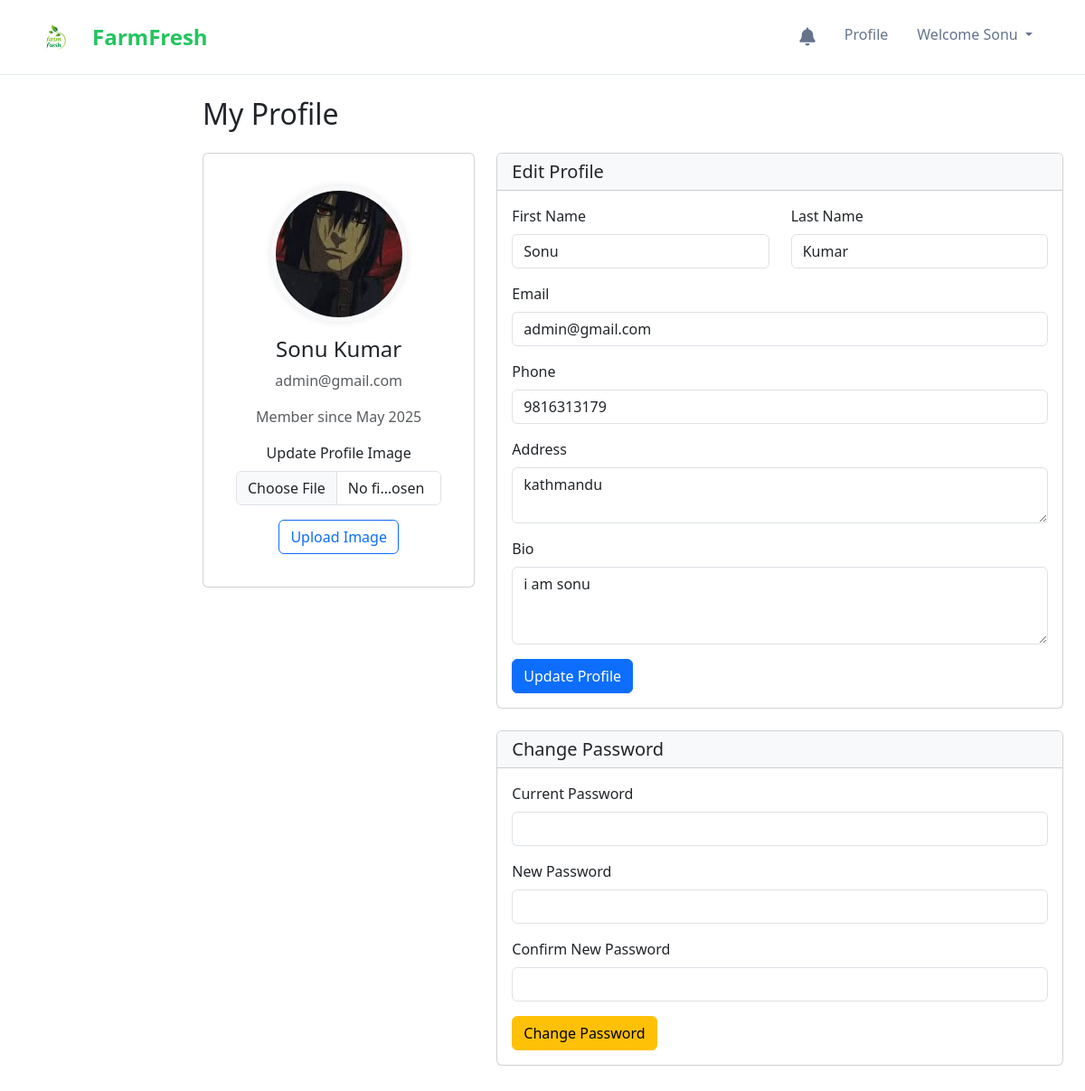
/admin/profile.php (signed in), run on the app's committed database.
### tables this page shows
CREATE TABLE `users` (
  `user_id` int(11) NOT NULL,
  `username` varchar(100) DEFAULT NULL,
  `email` varchar(100) DEFAULT NULL,
  `password` varchar(100) DEFAULT NULL,
  `first_name` varchar(100) DEFAULT NULL,
  `last_name` varchar(100) DEFAULT NULL,
  `phone` varchar(20) DEFAULT NULL,
  `address` varchar(255) DEFAULT NULL,
  `city` varchar(100) DEFAULT NULL,
  `state` varchar(100) DEFAULT NULL,
  `zipcode` varchar(20) DEFAULT NULL,
  `role` enum('farmer','consumer','admin') NOT NULL,
  `created_at` datetime DEFAULT current_timestamp(),
  `updated_at` datetime DEFAULT current_timestamp() ON UPDATE current_timestamp(),
  `profile_image` varchar(255) DEFAULT NULL,
  `is_active` tinyint(1) DEFAULT 1,
  `bio` text DEFAULT NULL
);

### admin/profile.php (the view, shortened to what this page needs)
<?php
include '../config/db.php';
$farmer_id = $_SESSION['user_id'];
$profile_query = "SELECT * FROM users WHERE user_id = $farmer_id";
$profile_result = mysqli_query($dbconn, $profile_query);
$profile = mysqli_fetch_assoc($profile_result);
?>
<!DOCTYPE html>
<html lang="en">
<head>
    <link href="https://cdn.jsdelivr.net/npm/bootstrap@5.3.3/dist/css/bootstrap.min.css" rel="stylesheet">
    <link rel="stylesheet" href="https://cdnjs.cloudflare.com/ajax/libs/font-awesome/6.0.0/css/all.min.css">
    <link rel="stylesheet" href="../assets/css/style.css">
</head>
<body>
    <?php include '../includes/navbar.php'; ?>
    <div class="container-fluid">
        <div class="row">
            <div class="col-md-10 ms-auto content-wrapper p-4">
                <h2 class="mb-4">My Profile</h2>
                <div class="row">
                    <div class="col-md-4 mb-4">
                        <div class="card profile-header text-center mb-4">
                            <div class="card-body">
                                <div class="mb-3">
                                    <?php if(!empty($profile['profile_image'])): ?>
                                        <img src="../uploads/profiles/<?php echo $profile['profile_image']; ?>" alt="Profile Image" class="profile-image">
                                    <?php else: ?>
                                        <div class="profile-image d-flex align-items-center justify-content-center bg-light">
                                            <span class="display-4"><?php echo strtoupper(substr($profile['first_name'], 0, 1) . substr($profile['last_name'], 0, 1)); ?></span>
                                        </div>
                                    <?php endif; ?>
                                </div>
                                <h4><?php echo htmlspecialchars($profile['first_name'] . ' ' . $profile['last_name']); ?></h4>
                                <p class="text-muted"><?php echo htmlspecialchars($profile['email']); ?></p>
                                <p class="text-muted">Member since <?php echo date('F Y', strtotime($profile['created_at'])); ?></p>
                                <form action="" method="POST" enctype="multipart/form-data" class="mt-3">
                                    <div class="mb-3">
                                        <label for="profile_image" class="form-label">Update Profile Image</label>
                                        <input type="file" class="form-control" id="profile_image" name="profile_image" required>
                                    </div>
                                    <button type="submit" class="btn btn-outline-primary">Upload Image</button>
                                </form>
                            </div>
                        </div>
                    </div>
                    <div class="col-md-8 mb-4">
                        <div class="card mb-4">
                            <div class="card-header bg-light">
                                <h5 class="mb-0">Edit Profile</h5>
                            </div>
                            <div class="card-body">
                                <form action="" method="POST">
                                    <div class="row mb-3">
                                        <div class="col-md-6">
                                            <label for="first_name" class="form-label">First Name</label>
                                            <input type="text" class="form-control" id="first_name" name="first_name" value="<?php echo htmlspecialchars($profile['first_name']); ?>" required>
                                        </div>
                                        <div class="col-md-6">
                                            <label for="last_name" class="form-label">Last Name</label>
                                            <input type="text" class="form-control" id="last_name" name="last_name" value="<?php echo htmlspecialchars($profile['last_name']); ?>" required>
                                        </div>
                                    </div>
                                    <div class="mb-3">
                                        <label for="email" class="form-label">Email</label>
                                        <input type="email" class="form-control" id="email" name="email" value="<?php echo htmlspecialchars($profile['email']); ?>" required>
                                    </div>
                                    <div class="mb-3">
                                        <label for="phone" class="form-label">Phone</label>
                                        <input type="text" class="form-control" id="phone" name="phone" value="<?php echo htmlspecialchars($profile['phone']); ?>">
                                    </div>
                                    <div class="mb-3">
                                        <label for="address" class="form-label">Address</label>
                                        <textarea class="form-control" id="address" name="address" rows="2"><?php echo htmlspecialchars($profile['address']); ?></textarea>
                                    </div>
                                    <div class="mb-3">
                                        <label for="bio" class="form-label">Bio</label>
                                        <textarea class="form-control" id="bio" name="bio" rows="3" placeholder="Tell people about yourself..."><?php echo htmlspecialchars($profile['bio']); ?></textarea>
                                    </div>
                                    <button type="submit" name="update_profile" class="btn btn-primary">Update Profile</button>
                                </form>
                            </div>
                        </div>
                        <div class="card">
                            <div class="card-header bg-light">
                                <h5 class="mb-0">Change Password</h5>
                            </div>
                            <div class="card-body">
                                <form action="" method="POST">
                                    <div class="mb-3">
                                        <label for="current_password" class="form-label">Current Password</label>
                                        <input type="password" class="form-control" id="current_password" name="current_password" required>
                                    </div>
                                    <div class="mb-3">
                                        <label for="new_password" class="form-label">New Password</label>
                                        <input type="password" class="form-control" id="new_password" name="new_password" required>
                                    </div>
                                    <div class="mb-3">
                                        <label for="confirm_password" class="form-label">Confirm New Password</label>
                                        <input type="password" class="form-control" id="confirm_password" name="confirm_password" required>
                                    </div>
                                    <button type="submit" name="change_password" class="btn btn-warning">Change Password</button>
                                </form>
                            </div>
                        </div>
                    </div>
                </div>
            </div>
        </div>
    </div>
</body>
</html>

### assets/css/style.css (style rules this page uses)
body { font-family: 'Open Sans', sans-serif; }
body { font-family: 'Segoe UI', Tahoma, Geneva, Verdana, sans-serif; padding-top: 70px; color: #333; }

### admin/profile.php (style rules this page uses)
.content-wrapper { min-height: calc(100vh - 56px); }
.profile-image { width: 150px; height: 150px; object-fit: cover; border-radius: 50%; border: 5px solid #f8f9fa; box-shadow: 0 0 10px rgba(0,0,0,0.1); }
.profile-header { background-color: #f8f9fa; border-radius: 10px; padding: 20px; margin-bottom: 20px; }

### includes/navbar.php (style rules this page uses)
body, html { margin: 0; padding: 0; overflow-x: hidden; }

### data on the page
users: profile_image (picture), first_name+last_name "Sonu Kumar", email "admin@gmail.com", created_at "May 2025", first_name "Sonu", last_name "Kumar", phone "9816313179", address "kathmandu", bio "i am sonu"

### other printed values
$_SESSION['first_name'] "Sonu"
